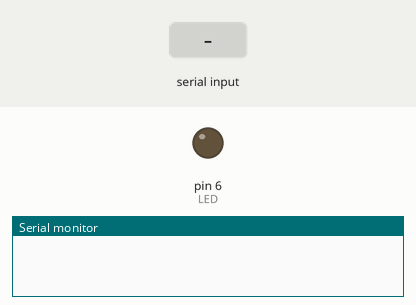
The sketch below on a simulated Arduino Uno, built with avr-gcc and run on an emulated ATmega328P. Shown: output pins drawn as LEDs (lit = HIGH), the last lines printed to the serial monitor. The inputs (shaded band) are chosen by the test bench.

Above: at 1.2 s.
1.3 s: "LED BLINK\n" received over Serial
At 4.1 s:
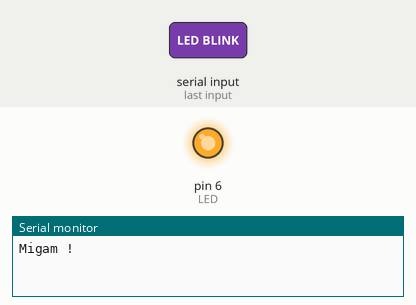
4.3 s: "LED ON\n" received over Serial
At 5.4 s:
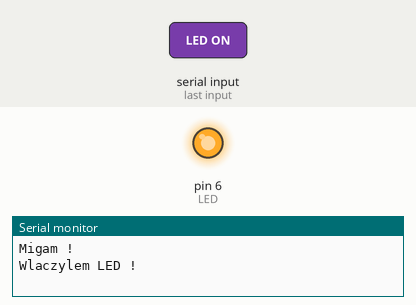
5.8 s: "LED OFF\n" received over Serial
At 7.1 s:
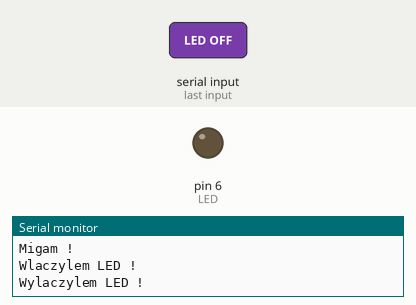
Timing chart, 0 to 8.8 s (numbered marks = the images above; inputs shaded):
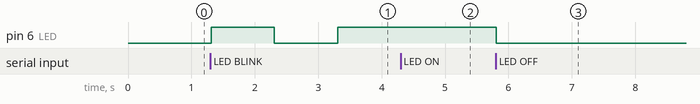

The sketch:

Zadanie3.ino
```cpp
// Łukasz Szpak
// Środa 18:55
// Zadanie: 1.3 - Sterowanie LED z terminala

#define LED 6
#define CZAS_MIG 1000

unsigned long ostatniMig;
int czasMig;
bool mojStan;
bool czyMigam;

void setup() {
  Serial.begin(9600);

  pinMode(LED, OUTPUT);

  czasMig = CZAS_MIG;
  czyMigam = false;
  mojStan = false;
  ostatniMig = millis();
}

void loop() {
  if (Serial.available() > 0) {
    String wiad = Serial.readStringUntil('\n');

    if (wiad.length() > 9) {
      String temp = wiad.substring(0, 9);
      czasMig = (wiad.substring(10)).toInt();
      wiad = temp;
    }

    if(wiad.equals("LED ON")) {
      digitalWrite(LED, HIGH);
      Serial.println("Wlaczylem LED !");
      czyMigam = false;

    } else if (wiad.equals("LED OFF")) {
      digitalWrite(LED, LOW);
      Serial.println("Wylaczylem LED !");
      czyMigam = false;

    } else if (wiad.equals("LED BLINK")) {
      czyMigam = true;
      Serial.println("Migam !");

    } else {
      Serial.println("ŹLE !");

    }


  }

  if (czyMigam) {
    unsigned long aktualnyCzas = millis();

    if ((aktualnyCzas - ostatniMig) > czasMig) {
      mojStan = !mojStan;
      digitalWrite(LED, mojStan);
      ostatniMig = aktualnyCzas;
    }
  }
}
```

Measured:
- after the input at 1.3 s, pin 6 (LED): LOW → HIGH at once, → LOW 1.0 s later, → HIGH 1.0 s later
- after the input at 4.3 s, pin 6 (LED): stays HIGH (without the input it goes to LOW after 0.01 s)
- after the input at 5.8 s, pin 6 (LED): HIGH → LOW at once
